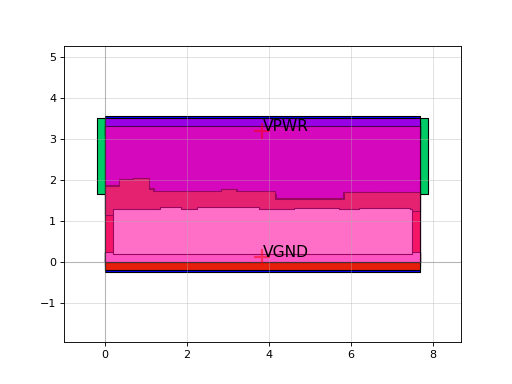

Generate this figure with Python:
import sky130

c = sky130.components.sky130_fd_sc_hs__dlxtp_1()
c.plot()
